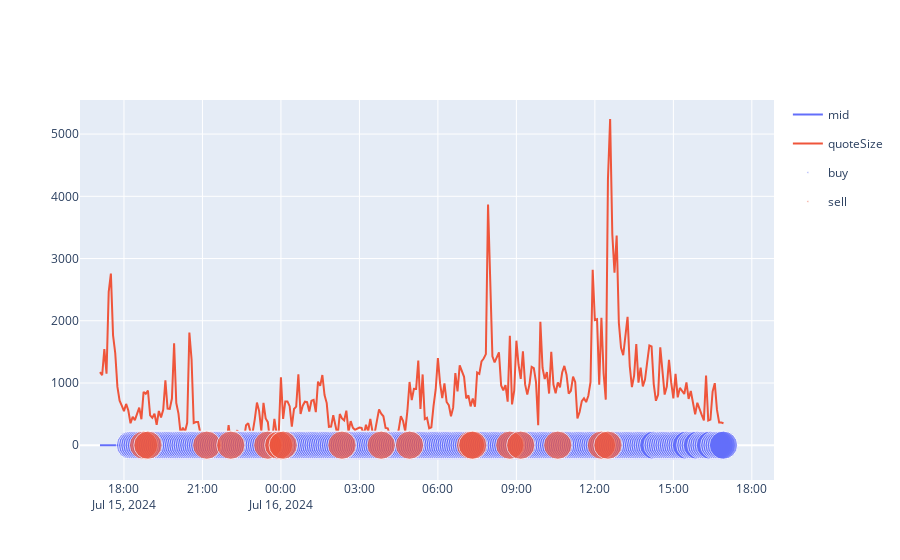

Notebook code for this chart:
### Code cell
import strategies
test_data = loadData(287, False)
sma = strategies.SMA(10, 50, is_statefull= False)
rsi = strategies.RSI(14, is_statefull= False)
macd = strategies.MACD(12, 26, 9, is_statefull= False)
composite = strategies.StateFullComposite([sma, rsi, macd])
actions = []
amounts = []
for i in range(1, len(test_data)+1):
    action, amount = composite.action( test_data.head(i) ) #macd.action( test_data.head(i) ) + rsi.action( test_data.head(i) ) + sma.action( test_data.head(i) )
    actions.append( action )
    amounts.append( amount )
test_data['signal'] = actions
test_data['amount'] = amounts

# test_data['signal'] = test_data['signal'].astype(str)
test_data['signal'].replace({0:'hold', 1: 'buy', -1:'sell', 2: 'strong_buy', 3:'very_strong_buy', -2: 'strong_sell', -3: 'very_strong_sell'}, inplace=True)
is_signal_col = lambda name: 'mid' in name or 'quote' in name or 'SMA' in name or 'RSI' in name or 'MACD' in name or 'Signal' in name
line = px.line(test_data, x = 'timeStamp', y = [col for col in test_data.columns if is_signal_col(col)])
scatter = px.scatter(test_data[~test_data['signal'].isin(['hold'])], x = 'timeStamp', y='mid', color='signal', size = 'mid' )
plot = go.Figure(data=line.data + scatter.data)
plot.show()

### Figure 1 — Plotly figure (JSON) as saved in the notebook; plotly's stock layout.template omitted (floating-point values rounded to 4 significant figures; data arrays with more than 128 entries replaced by an {"elided": "..."} marker saying what was removed)
{"data": [{"hovertemplate": "variable=mid<br>timeStamp=%{x}<br>value=%{y}<extra></extra>", "legendgroup": "mid", "line": {"color": "#636efa", "dash": "solid"}, "marker": {"symbol": "circle"}, "mode": "lines", "name": "mid", "orientation": "v", "showlegend": true, "type": "scatter", "x": {"elided": "287 str values"}, "xaxis": "x", "y": {"elided": "287 float values"}, "yaxis": "y"}, {"hovertemplate": "variable=quoteSize<br>timeStamp=%{x}<br>value=%{y}<extra></extra>", "legendgroup": "quoteSize", "line": {"color": "#EF553B", "dash": "solid"}, "marker": {"symbol": "circle"}, "mode": "lines", "name": "quoteSize", "orientation": "v", "showlegend": true, "type": "scatter", "x": {"elided": "287 str values"}, "xaxis": "x", "y": {"elided": "287 int values"}, "yaxis": "y"}, {"hovertemplate": "signal=buy<br>timeStamp=%{x}<br>mid=%{marker.size}<extra></extra>", "legendgroup": "buy", "marker": {"color": "#636efa", "size": {"elided": "252 float values"}, "sizemode": "area", "sizeref": 0.002726, "symbol": "circle"}, "mode": "markers", "name": "buy", "orientation": "v", "showlegend": true, "type": "scatter", "x": {"elided": "252 str values"}, "xaxis": "x", "y": {"elided": "252 float values"}, "yaxis": "y"}, {"hovertemplate": "signal=sell<br>timeStamp=%{x}<br>mid=%{marker.size}<extra></extra>", "legendgroup": "sell", "marker": {"color": "#EF553B", "size": [1.09, 1.09, 1.089, 1.09, 1.09, 1.09, 1.09, 1.089, 1.089, 1.089, 1.09, 1.09, 1.09, 1.09, 1.09, 1.09, 1.089], "sizemode": "area", "sizeref": 0.002726, "symbol": "circle"}, "mode": "markers", "name": "sell", "orientation": "v", "showlegend": true, "type": "scatter", "x": ["2024-07-15 18:45", "2024-07-15 18:55", "2024-07-15 21:10", "2024-07-15 22:05", "2024-07-15 23:30", "2024-07-15 23:55", "2024-07-16 00:05", "2024-07-16 02:20", "2024-07-16 03:50", "2024-07-16 04:55", "2024-07-16 07:15", "2024-07-16 07:20", "2024-07-16 08:45", "2024-07-16 09:10", "2024-07-16 10:35", "2024-07-16 12:15", "2024-07-16 12:30"], "xaxis": "x", "y": [1.09, 1.09, 1.089, 1.09, 1.09, 1.09, 1.09, 1.089, 1.089, 1.089, 1.09, 1.09, 1.09, 1.09, 1.09, 1.09, 1.089], "yaxis": "y"}], "layout": {}}
